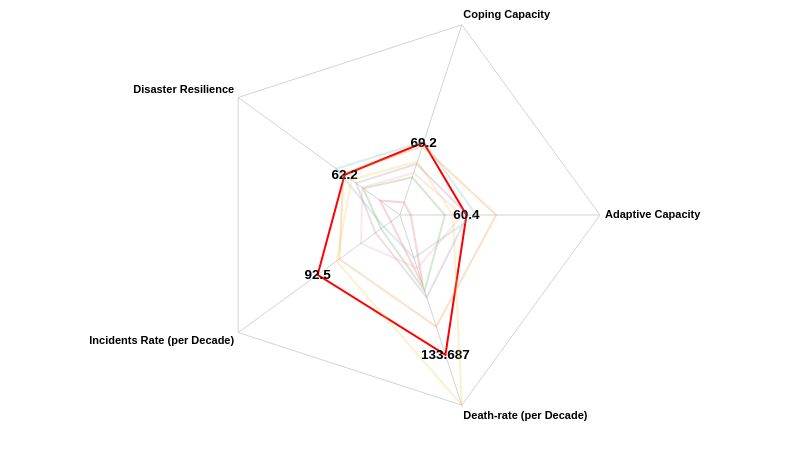

Write a Vega-Lite specification for this figure.
### Vega specification from a JSON file in a GitHub repository (floating-point values rounded to 4 significant figures)
{"$schema": "https://vega.github.io/schema/vega/v5.json", "description": "A radar chart example, showing multiple dimensions in a radial layout.", "width": 800, "height": 450, "padding": {"left": 200, "right": 200, "top": 15}, "autosize": {"type": "none", "contains": "padding"}, "signals": [{"name": "radius", "update": "width / 2"}], "data": [{"name": "table", "values": [{"key": "Disaster Resilience", "value": 62.2, "category": 0}, {"key": "Coping Capacity", "value": 69.2, "category": 0}, {"key": "Adaptive Capacity", "value": 60.4, "category": 0}, {"key": "Death-rate (per Decade)", "value": 133.7, "category": 0}, {"key": "Incidents Rate (per Decade)", "value": 92.5, "category": 0}, {"key": "Disaster Resilience", "value": 63.6, "category": 1}, {"key": "Coping Capacity", "value": 65.7, "category": 1}, {"key": "Adaptive Capacity", "value": 87.4, "category": 1}, {"key": "Death-rate (per Decade)", "value": 106.7, "category": 1}, {"key": "Incidents Rate (per Decade)", "value": 68.13, "category": 1}, {"key": "Disaster Resilience", "value": 22.5, "category": 2}, {"key": "Coping Capacity", "value": 11.9, "category": 2}, {"key": "Adaptive Capacity", "value": 9.8, "category": 2}, {"key": "Death-rate (per Decade)", "value": 67.62, "category": 2}, {"key": "Incidents Rate (per Decade)", "value": 10.25, "category": 2}, {"key": "Disaster Resilience", "value": 71.6, "category": 3}, {"key": "Coping Capacity", "value": 70.3, "category": 3}, {"key": "Adaptive Capacity", "value": 69.2, "category": 3}, {"key": "Death-rate (per Decade)", "value": 41, "category": 3}, {"key": "Incidents Rate (per Decade)", "value": 18.13, "category": 3}, {"key": "Disaster Resilience", "value": 41.2, "category": 4}, {"key": "Coping Capacity", "value": 35.9, "category": 4}, {"key": "Adaptive Capacity", "value": 40.8, "category": 4}, {"key": "Death-rate (per Decade)", "value": 72.31, "category": 4}, {"key": "Incidents Rate (per Decade)", "value": 21.25, "category": 4}, {"key": "Disaster Resilience", "value": 54.5, "category": 5}, {"key": "Coping Capacity", "value": 51.1, "category": 5}, {"key": "Adaptive Capacity", "value": 48.1, "category": 5}, {"key": "Death-rate (per Decade)", "value": 181.8, "category": 5}, {"key": "Incidents Rate (per Decade)", "value": 71.25, "category": 5}, {"key": "Disaster Resilience", "value": 49.3, "category": 6}, {"key": "Coping Capacity", "value": 48.8, "category": 6}, {"key": "Adaptive Capacity", "value": 61.7, "category": 6}, {"key": "Death-rate (per Decade)", "value": 78.62, "category": 6}, {"key": "Incidents Rate (per Decade)", "value": 27.5, "category": 6}, {"key": "Disaster Resilience", "value": 42.4, "category": 7}, {"key": "Coping Capacity", "value": 40.3, "category": 7}, {"key": "Adaptive Capacity", "value": 56.6, "category": 7}, {"key": "Death-rate (per Decade)", "value": 50.88, "category": 7}, {"key": "Incidents Rate (per Decade)", "value": 43.8, "category": 7}]}, {"name": "keys", "source": "table", "transform": [{"type": "aggregate", "groupby": ["key"]}]}], "scales": [{"name": "angular", "type": "point", "range": {"signal": "[-PI, PI]"}, "padding": 0.5, "domain": {"data": "table", "field": "key"}}, {"name": "radial", "type": "linear", "range": {"signal": "[0, radius]"}, "zero": true, "nice": false, "domain": {"data": "table", "field": "value"}, "domainMin": 0}, {"name": "color", "type": "ordinal", "domain": {"data": "table", "field": "category"}, "range": {"scheme": "tableau10"}}], "encode": {"enter": {"x": {"signal": "radius"}, "y": {"signal": "radius"}}}, "marks": [{"type": "group", "name": "categories", "zindex": 1, "from": {"facet": {"data": "table", "name": "facet", "groupby": ["category"]}}, "marks": [{"type": "line", "name": "category-line", "from": {"data": "facet"}, "encode": {"enter": {"interpolate": {"value": "linear-closed"}, "x": {"signal": "scale('radial', datum.value) * cos(scale('angular', datum.key))"}, "y": {"signal": "scale('radial', datum.value) * sin(scale('angular', datum.key))"}, "stroke": {"signal": "datum.category === 0 ? 'red' : scale('color', datum.category)"}, "strokeWidth": {"value": 2}, "fill": {"signal": "datum.category === 0 ? '' : ''"}, "fillOpacity": {"signal": "datum.category === 0 ? '0.1' : '0.2'"}, "strokeOpacity": {"signal": "datum.category === 0 ? '1' : '0.25'"}}}}, {"type": "text", "name": "value-text", "from": {"data": "category-line"}, "encode": {"enter": {"x": {"signal": "datum.x"}, "y": {"signal": "datum.y"}, "text": {"signal": "datum.datum.category === 0 ? datum.datum.value : ''"}, "align": {"value": "center"}, "baseline": {"value": "middle"}, "fill": {"value": "black"}, "fontSize": {"value": 13.5}, "fontStyle": {"value": "bold"}}}}]}, {"type": "rule", "name": "radial-grid", "from": {"data": "keys"}, "zindex": 0, "encode": {"enter": {"x": {"value": 0}, "y": {"value": 0}, "x2": {"signal": "radius * cos(scale('angular', datum.key))"}, "y2": {"signal": "radius * sin(scale('angular', datum.key))"}, "stroke": {"value": "lightgray"}, "strokeWidth": {"value": 1}}}}, {"type": "text", "name": "key-label", "from": {"data": "keys"}, "zindex": 1, "encode": {"enter": {"x": {"signal": "(radius + 5) * cos(scale('angular', datum.key))"}, "y": {"signal": "(radius + 5) * sin(scale('angular', datum.key))"}, "text": {"field": "key"}, "align": [{"test": "abs(scale('angular', datum.key)) > PI / 2", "value": "right"}, {"value": "left"}], "baseline": [{"test": "scale('angular', datum.key) > 0", "value": "top"}, {"test": "scale('angular', datum.key) == 0", "value": "middle"}, {"value": "bottom"}], "fill": {"value": "black"}, "fontWeight": {"value": "bold"}}}}, {"type": "line", "name": "outer-line", "from": {"data": "radial-grid"}, "encode": {"enter": {"interpolate": {"value": "linear-closed"}, "x": {"field": "x2"}, "y": {"field": "y2"}, "stroke": {"value": "lightgray"}, "strokeWidth": {"value": 1}}}}]}
